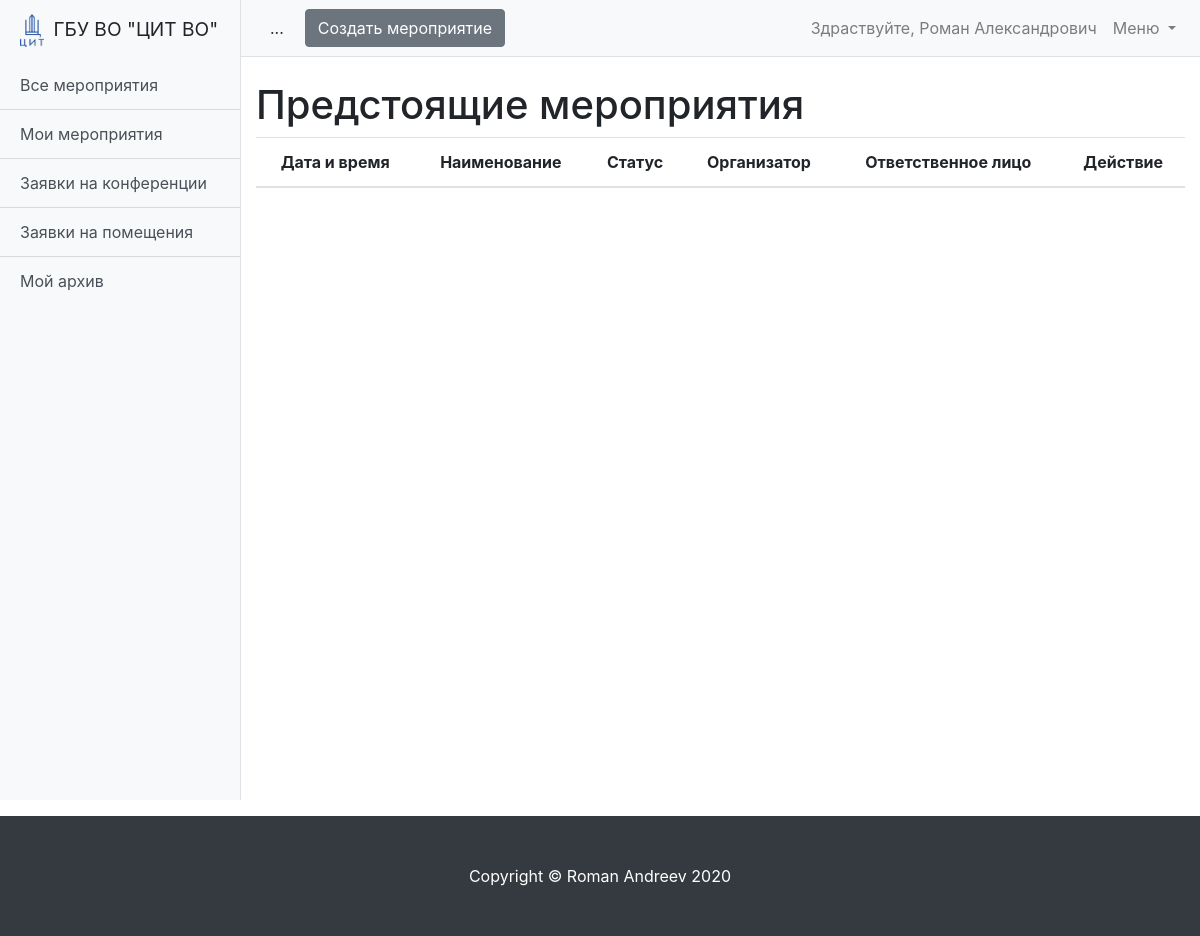
The page /schedule/event-list/ (signed in) on the database as committed earlier.
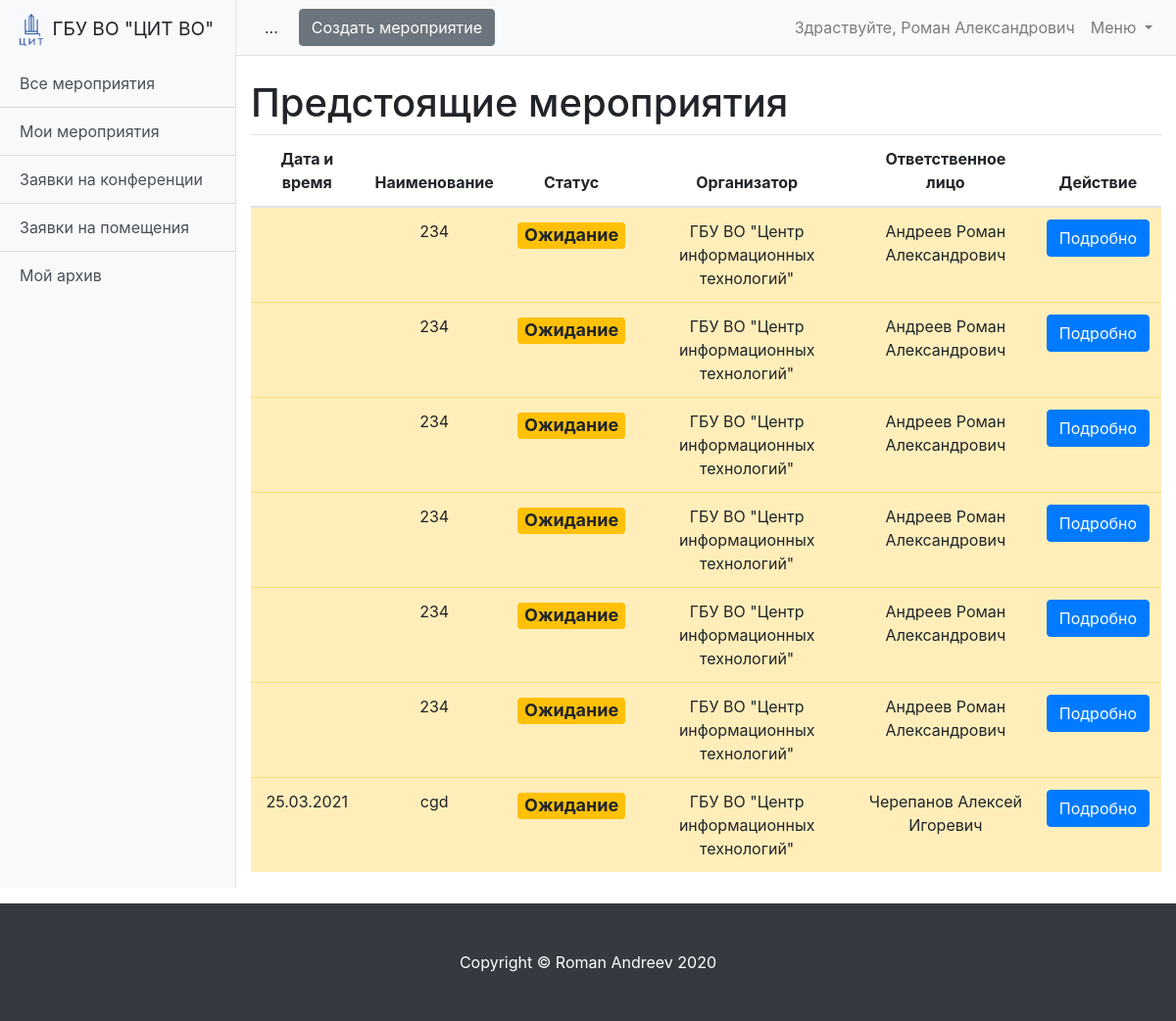
The same page on the database as committed later.
### schedule/models.py (models this page shows, shortened)
class Event(models.Model):
    MESSAGES = {
        'create': 'Мероприятие создано!',
        'update': 'Мероприятие изменено!',
        'delete': 'Мероприятие удалено!'
    }
    STATUS_DRAFT = 'draft'
    STATUS_WAIT = 'wait'
    STATUS_READY = 'ready'
    STATUS_REJECTION = 'rejection'
    STATUS_COMPLETED = 'completed'
    STATUS_CHOICES = (
        (STATUS_DRAFT, 'Черновик'),
        (STATUS_WAIT, 'Ожидание'),
        (STATUS_READY, 'Готово'),
        (STATUS_REJECTION, 'Отказ'),
        (STATUS_COMPLETED, 'Окончено')
    )
    name = models.CharField(max_length=255, verbose_name='Название мероприятия')
    description = models.TextField(verbose_name='Описание')
    organization = models.ForeignKey('Organization', verbose_name='Организация', on_delete=models.CASCADE)  # Возможно избыточно
    owner = models.ForeignKey('User', verbose_name='Владелец', on_delete=models.CASCADE)
    date_start = models.DateField(verbose_name='Дата начала мероприятия', null=True, blank=True)
    date_end = models.DateField(verbose_name='Дата окончания мероприятия', null=True, blank=True)
    created_at = models.DateTimeField(auto_now=True)
    status = models.CharField(
        max_length=100,
        verbose_name='Статус мероприятия',
        choices=STATUS_CHOICES,
        default=STATUS_DRAFT
    )
    def get_absolute_url(self):
        return reverse('event_detail', kwargs={'pk': self.pk})
    class Meta:
        ordering = ['date_start']
        verbose_name = 'Мероприятие'
        verbose_name_plural = 'Мероприятия'

class Organization(models.Model):
    name = models.CharField(max_length=255, verbose_name='Название организации')
    room = models.ManyToManyField('Room', verbose_name='Доступные помещения', related_name='related_room')
    created_at = models.DateTimeField(auto_now=True)
    def __str__(self):
        return self.name
    class Meta:
        ordering = ['name']
        verbose_name = 'Организация'
        verbose_name_plural = 'Организации'

class User(AbstractUser):
    is_operator = models.BooleanField(default=False, verbose_name='Опертор')
    is_assistant = models.BooleanField(default=False, verbose_name='Ассистент')
    organization = models.ForeignKey('Organization', verbose_name='Организация', on_delete=models.SET_NULL,
                                     null=True, blank=True)
    subscribe_mail = models.BooleanField(verbose_name='Подписка на почтовую рассылку', default=False)
    telegram = models.CharField(max_length=10, verbose_name='Телеграм чат-id', null=True, blank=True)
    subscribe_telegram = models.BooleanField(verbose_name='Подписка на рассылку в телеграм', default=False)
    phone = models.CharField(max_length=100, verbose_name='Телефон', null=True, blank=True)
    def __str__(self):
        return f'{self.last_name} {self.first_name}'

### schedule/views/event.py (the view)
# urls.py: path('event-list/', EventsListView.as_view(), name='event_list'),
class EventsListView(LoginRequiredMixin, ListView):
    model = Event
    paginate_by = 7
    def get_queryset(self):
        queryset = super().get_queryset()
        set_status_completed(queryset)
        return queryset.filter(status__in=('wait', 'ready'))

### schedule/services.py (called while the page is built)
def set_status_completed(queryset):
    if queryset.model == Event:
        completed_list = queryset.filter(date_start__lt=today, status__in=['wait', 'ready', 'rejection'])
        if completed_list:
            conference = Conference.objects.filter(event__in=completed_list, date__lt=today)
            booking = Booking.objects.filter(event__in=completed_list, date__lt=today)
            conference.update(status='completed')
            booking.update(status='completed')
            completed_list.filter(date_end__lt=today).update(status='completed')
    if queryset.model in [Conference, Booking]:
        completed_list = queryset.filter(date__lt=today, status__in=['wait', 'ready', 'rejection'])
        if completed_list:
            completed_list.update(status='completed')

### schedule/templatetags/custom_filter.py (called while the page is built)
@register.filter
def get_postfix(status):
    return status_postfix_css_class.get(status)

### schedule/templates/schedule/event_list.html (shortened to what this page needs)
{% extends 'schedule/base.html' %}
{% load custom_filter %}
{% block content %}
<h1 class="mt-4">{% block title %}Предстоящие мероприятия{% endblock title %}</h1>
<table class="table text-center table-hover">
  <thead>
  <tr>
    <th scope="col">Дата и время</th>
    <th scope="col">Наименование</th>
    <th scope="col">Статус</th>
    <th scope="col">Организатор</th>
    <th scope="col">Ответственное лицо</th>
    <th scope="col">Действие</th>
  </tr>
  </thead>
  <tbody>
  {% for event in page_obj %}
  <tr class="table-{{ event.status|get_postfix }}">
    <td>
      {% if event.date_start == event.date_end %}{{ event.date_start|date:"d.m.Y" }}
      {% else %}{{ event.date_start|date:"d.m" }}-{{ event.date_end|date:"d.m.Y" }}
      {% endif %}
    </td>
    <td>{{ event.name }}</td>
    <td>
      <h4><span class="badge bg-{{ event.status|get_postfix }}">{{ event.get_status_display  }}</span></h4>
    </td>
    <td>{{ event.organization }}</td>
    <td>{{ event.owner }}</td>
    <td><a href="{{ event.get_absolute_url }}" type="button" class="btn btn-primary">Подробно</a></td>
  </tr>
  {% endfor %}
  </tbody>
</table>
{% endblock content %}

Rows that differ between the two databases and show on the page:
now on this page (row edited): Event: name "234", status "Ожидание", organization "ГБУ ВО \"Центр информационных технологий\"", owner "Андреев Роман Александрович"
now on this page (row edited): Event: name "234", status "Ожидание", organization "ГБУ ВО \"Центр информационных технологий\"", owner "Андреев Роман Александрович"
now on this page (row edited): Event: name "234", status "Ожидание", organization "ГБУ ВО \"Центр информационных технологий\"", owner "Андреев Роман Александрович"
now on this page (row edited): Event: name "234", status "Ожидание", organization "ГБУ ВО \"Центр информационных технологий\"", owner "Андреев Роман Александрович"
now on this page (row edited): Event: name "234", status "Ожидание", organization "ГБУ ВО \"Центр информационных технологий\"", owner "Андреев Роман Александрович"
now on this page (row edited): Event: name "234", status "Ожидание", organization "ГБУ ВО \"Центр информационных технологий\"", owner "Андреев Роман Александрович"
added Event: date_start "25.03.2021", name "cgd", status "Ожидание", organization "ГБУ ВО \"Центр информационных технологий\"", owner "Черепанов Алексей Игоревич"
